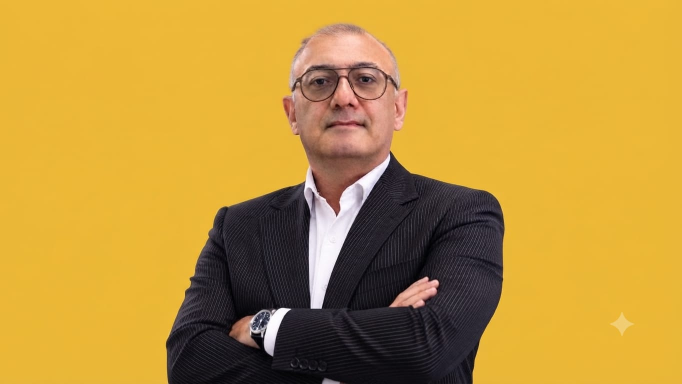
#> input picture bir-axsam-yol-yoldasi/photos/eldeniz_cefarov_source.jpg, 1364 x 768 px (shown at 1/2 size)
$ python -i cover_template_comic.py   (imports and definitions only)
#> lines starting #> are read from the running program, lines starting #| are printed output that depends on the picture
### tools/radio-vertical-edit/engine.py
# Vertical comedy-edit compositor: source panels -> 1080x1920 designed layout
import numpy as np, cv2, json, subprocess, math, os, functools
from PIL import Image, ImageDraw, ImageFont, ImageFilter

W, H, FPS = 1080, 1920, 30
SRC = '/workspace/castielnvk/src_dl/source.mov'
BASE = os.path.dirname(os.path.abspath(__file__))
ASSETS = os.path.join(BASE, '..', 'assets')
WDIR = os.path.join(BASE, '..', 'w')
PANEL = {'L': (90, 138), 'R': (1031, 138)}
PW, PH = 804, 756
FONT_CAP = os.path.join(ASSETS, 'Montserrat-900.ttf')
FONT_CAP8 = os.path.join(ASSETS, 'Montserrat-800.ttf')
FONT_DISP = os.path.join(ASSETS, 'Montserrat-900.ttf')

YEL = (255, 214, 10); MAG = (255, 61, 154); CYA = (34, 211, 238); WHITE = (255, 255, 255)
PURP = (124, 58, 237); INK = (17, 10, 38)
SPK_COL = {'L': YEL, 'R': CYA, 'P': MAG, 'X': WHITE}

@functools.lru_cache(None)
def font(path, size):
    return ImageFont.truetype(path, size)

def ease(x):  # easeInOutCubic
    x = min(1, max(0, x)); return 4*x*x*x if x < .5 else 1-(-2*x+2)**3/2
def ease_out_back(x, s=1.9):
    x = min(1, max(0, x)); c3 = s+1; return 1+c3*(x-1)**3+s*(x-1)**2
def ease_out(x):
    x = min(1, max(0, x)); return 1-(1-x)**3

# ---------- colour matching (gentle) ----------
def lut_gamma(g):
    x = np.arange(256)/255.0
    return np.stack([np.clip(255*x**gi, 0, 255).astype(np.uint8) for gi in g], 0)
LUTS = {'L': lut_gamma((0.86, 0.85, 0.88)),   # RGB order: lift backlit face, tame red
        'R': lut_gamma((0.99, 0.98, 0.97))}
# [5 lines left out: function grade, not called in this run]

# ---------- face tracks ----------
def load_tracks():
    F = json.load(open(os.path.join(WDIR, 'faces.json')))
    t = np.array([r['t'] for r in F])
    tr = {}
    for k in 'LR':
        cx, cy, fh = [], [], []
        last = (402, 330, 300)
        for r in F:
            b = r[k]
            if b:
                x, y, w, h = b; last = (x+w/2, y+h/2, h)
            cx.append(last[0]); cy.append(last[1]); fh.append(last[2])
        arr = np.array([cx, cy, fh], float)
        # median + smoothing (about 1.2 s window) to avoid jitter
        from numpy.lib.stride_tricks import sliding_window_view as sw
        pad = 3
        arr = np.stack([np.median(sw(np.pad(a, pad, mode='edge'), 2*pad+1), 1) for a in arr])
        ker = np.ones(9)/9
        arr = np.stack([np.convolve(np.pad(a, 4, mode='edge'), ker, 'valid') for a in arr])
        tr[k] = arr
    return t, tr
TT, TRK = load_tracks()
# [4 lines left out: function focus, not called in this run]

# ---------- source reader ----------
class Reader:
    """Sequential reader of the two panels at 30 fps for a source interval."""
    # [14 lines left out: functions __init__, next, not called in this run]
    def close(self):
        self.p.stdout.close(); self.p.kill()

# ---------- background ----------
# [8 lines left out: function make_bg, not called in this run]
BG = make_bg()
# [28 lines left out: functions bg_frame, rr_mask, blend, not called in this run]

def rgba_blend(dst, rgba, x, y, opacity=1.0):
    a = rgba[..., 3].astype(np.float32)/255*opacity
    blend(dst, rgba[..., :3], a, int(round(x)), int(round(y)))

# [124 lines left out: functions glow_frame, shadow, render_view, text_img, scale_rgba, paste_center and 2 more, not called in this run]

### tools/radio-vertical-edit/cover_template_comic.py
import sys, os, math, random
sys.argv = ['x']
import glass_render as G
import compose as C
from engine import *
from PIL import Image, ImageDraw, ImageFilter, ImageOps
# [1 line that did not run here, left out]
# [1 line that did not run here, left out]
def bf(sz): return ImageFont.truetype(BANG, sz)
# [2 lines not run here, left out]
def trim(im):
    bb = im.split()[3].point(lambda v: 255 if v > 20 else 0).getbbox(); return im.crop(bb)
# [1 line that did not run here, left out]
YEL = (255, 214, 10); RED = (230, 40, 60); BLK = (15, 10, 20); WHT = (255, 255, 255); CY = (40, 200, 240); PNK = (255, 70, 170); PUR = (110, 40, 200)

# [84 lines left out: functions sticker, comic_text, halftone, rays, burst, bubble and 1 more, not called in this run]

def paste_c(im, el, cx, cy): im.alpha_composite(el, (int(cx-el.size[0]/2), int(cy-el.size[1]/2)))
def border(im, col=BLK, w=14):
    d = ImageDraw.Draw(im); d.rectangle([0, 0, W-1, H-1], outline=col+(255,), width=w)


def plogos(im, y=300):
    a, m = C.logo_png('araz_white', 100, 0); b, m2 = C.logo_png('show', 140, 0)
    A = Image.fromarray(a); B = Image.fromarray(b)
    for L_, pos in [(A, (int(56-m), int(y-A.size[1]/2))), (B, (int(W-52+m2-B.size[0]), int(y-B.size[1]/2)))]:
        al = L_.split()[3].filter(ImageFilter.MaxFilter(15)).filter(ImageFilter.GaussianBlur(16)).point(lambda v: min(255, int(v*1.6)))
        sh = Image.new('RGBA', L_.size, (20, 10, 40, 255)); sh.putalpha(al.point(lambda v: int(v*0.85)))
        im.alpha_composite(sh, pos); im.alpha_composite(L_, pos)
# [14 lines left out: functions esticker, speedlines, not called in this run]
# [3 lines that did not run here, left out]
# [96 lines left out: functions label, n1, n2, n3, n4, not called in this run]
outs = {}
# [4 lines not run here, left out]

>>> import cv2
>>> picture = cv2.imread('../../bir-axsam-yol-yoldasi/photos/eldeniz_cefarov_source.jpg', cv2.IMREAD_GRAYSCALE)
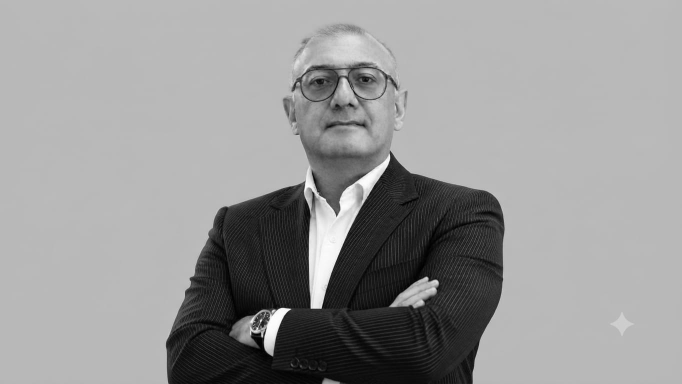
#> picture: shape (768, 1364) (shown at 1/2 size); min 0, max 255, mean 151.5
>>> result = plogos(picture)
#> (the run stopped early here; a loop or call above may not have finished)
